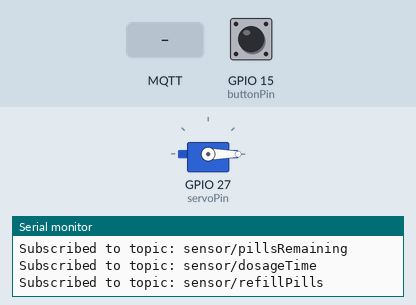
Bench run of a program on a simulated ESP32. Shown: servo, the last lines printed to the serial monitor. Inputs (shaded band) come from the test bench; at power-on: GPIO 15 (buttonPin) HIGH. WiFi joins after 1.5 s; servers stay silent unless stated; random numbers use the default seed unless the program sets one; no MQTT or app messages arrive unless stated.

Above: at 2.7 s.
2.8 s: GPIO 15 (buttonPin) pulled LOW for 3.2 s
At 3.6 s:
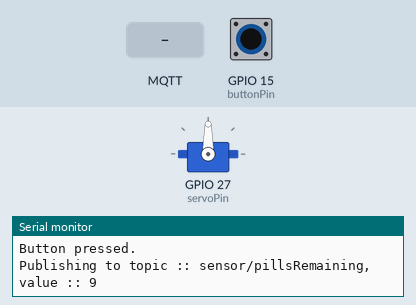
12.1 s: MQTT message "0" arrives on the third subscribed topic
At 12.35 s:
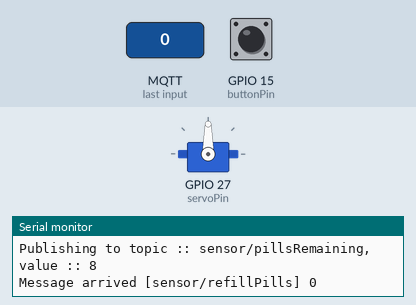
Timing chart, 0 to 15.1 s (numbered marks = the images above; inputs shaded):
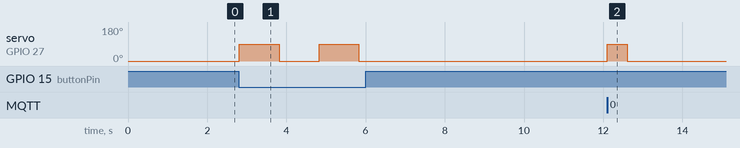

The program:

main.cpp
```cpp
#include <Arduino.h>
#include <WiFi.h>
#include <PubSubClient.h>
#include <Servo.h>
#include <WiFiClientSecure.h>

// Certificates
const char *root_ca = R"EOF(
-----BEGIN CERTIFICATE-----
MIIDQTCCAimgAwIBAgITBmyfz5m/jAo54vB4ikPmljZbyjANBgkqhkiG9w0BAQsF
ADA5MQswCQYDVQQGEwJVUzEPMA0GA1UEChMGQW1hem9uMRkwFwYDVQQDExBBbWF6
b24gUm9vdCBDQSAxMB4XDTE1MDUyNjAwMDAwMFoXDTM4MDExNzAwMDAwMFowOTEL
MAkGA1UEBhMCVVMxDzANBgNVBAoTBkFtYXpvbjEZMBcGA1UEAxMQQW1hem9uIFJv
b3QgQ0EgMTCCASIwDQYJKoZIhvcNAQEBBQADggEPADCCAQoCggEBALJ4gHHKeNXj
ca9HgFB0fW7Y14h29Jlo91ghYPl0hAEvrAIthtOgQ3pOsqTQNroBvo3bSMgHFzZM
9O6II8c+6zf1tRn4SWiw3te5djgdYZ6k/oI2peVKVuRF4fn9tBb6dNqcmzU5L/qw
IFAGbHrQgLKm+a/sRxmPUDgH3KKHOVj4utWp+UhnMJbulHheb4mjUcAwhmahRWa6
VOujw5H5SNz/0egwLX0tdHA114gk957EWW67c4cX8jJGKLhD+rcdqsq08p8kDi1L
93FcXmn/6pUCyziKrlA4b9v7LWIbxcceVOF34GfID5yHI9Y/QCB/IIDEgEw+OyQm
jgSubJrIqg0CAwEAAaNCMEAwDwYDVR0TAQH/BAUwAwEB/zAOBgNVHQ8BAf8EBAMC
AYYwHQYDVR0OBBYEFIQYzIU07LwMlJQuCFmcx7IQTgoIMA0GCSqGSIb3DQEBCwUA
A4IBAQCY8jdaQZChGsV2USggNiMOruYou6r4lK5IpDB/G/wkjUu0yKGX9rbxenDI
U5PMCCjjmCXPI6T53iHTfIUJrU6adTrCC2qJeHZERxhlbI1Bjjt/msv0tadQ1wUs
N+gDS63pYaACbvXy8MWy7Vu33PqUXHeeE6V/Uq2V8viTO96LXFvKWlJbYK8U90vv
o/ufQJVtMVT8QtPHRh8jrdkPSHCa2XV4cdFyQzR1bldZwgJcJmApzyMZFo6IQ6XU
5MsI+yMRQ+hDKXJioaldXgjUkK642M4UwtBV8ob2xJNDd2ZhwLnoQdeXeGADbkpy
rqXRfboQnoZsG4q5WTP468SQvvG5
-----END CERTIFICATE-----
)EOF";

const char *client_cert = R"EOF(
-----BEGIN CERTIFICATE-----
MIIDWjCCAkKgAwIBAgIVAPJNinp3GVRTMjD6wFP4iXodAH9FMA0GCSqGSIb3DQEB
CwUAME0xSzBJBgNVBAsMQkFtYXpvbiBXZWIgU2VydmljZXMgTz1BbWF6b24uY29t
IEluYy4gTD1TZWF0dGxlIFNUPVdhc2hpbmd0b24gQz1VUzAeFw0yNDExMjExMjA4
MjBaFw00OTEyMzEyMzU5NTlaMB4xHDAaBgNVBAMME0FXUyBJb1QgQ2VydGlmaWNh
dGUwggEiMA0GCSqGSIb3DQEBAQUAA4IBDwAwggEKAoIBAQCjQ+88W7M4BHLSuc7e
VQgNgwbPym52m5H5QEQNjiNs/dJDaZsP7N03FIfog8gbbv+Z85km1qeRUjmK9rf+
Yj/4V2VJWIoDlz81ORpnprRaycZRRSFYjilvF9CgY+wVSvQYvpRdsIUkVfJh72HF
VOpk/KPpcoDSx2d1hcwi8ka69s8x+NwOLMtgAQJq8tawiF+AY4COMyyjYF5feFvg
9oBtG/t1xwdLbNBmhKzVvwnJ8KBWGtsCzk+dHcIQGsK5OWjV9V4QG5ouAmQdTWaf
JwDfqXzSbOWK6Ka7Uzrwk7GRtO89O3Fd8nOGEl1hC3pHVQjYyrUxZ8Y4QBmYU0PD
GbmXAgMBAAGjYDBeMB8GA1UdIwQYMBaAFDYP9Kn+GynEbQYfyJjFEQpE6rZmMB0G
A1UdDgQWBBRYFm6JbDqpjSRrV+x++0QYiPqwwjAMBgNVHRMBAf8EAjAAMA4GA1Ud
DwEB/wQEAwIHgDANBgkqhkiG9w0BAQsFAAOCAQEAIeaWM4BmcpjISuMlIAqVkvh0
zuma3uPL+/zK3LJIVKREXq8ncdIx4CyGXMwwJiRNO+DfHjfLrKtg55Qe3DtOjUya
GZ1cb1bLrXj2qZowgwzJcA7E0zRm82X2pliRulK31tq5qnXW3l37ATV7mWQAK5Tj
O9eTYcB6Q2zEOHZjFsfK2Gi8Ixwn16rziE+D0H7AFukviMTAzizRhmO7pFuyXRRT
u+LNok4M696QVD8+l5GUvYmu1yyzAPusya8YJC+7z9yy2t+XJZVih1EfLB9KuwQr
4j0KCXjR8RF4YyESV2U0AKaLdtgNU0wYeZgKbH+HXYEWsWbUKTfVzuC2P4iB4A==
-----END CERTIFICATE-----
)EOF";

const char *client_key = R"EOF(
-----BEGIN RSA PRIVATE KEY-----
MIIEowIBAAKCAQEAo0PvPFuzOARy0rnO3lUIDYMGz8pudpuR+UBEDY4jbP3SQ2mb
D+zdNxSH6IPIG27/mfOZJtankVI5iva3/mI/+FdlSViKA5c/NTkaZ6a0WsnGUUUh
WI4pbxfQoGPsFUr0GL6UXbCFJFXyYe9hxVTqZPyj6XKA0sdndYXMIvJGuvbPMfjc
DizLYAECavLWsIhfgGOAjjMso2BeX3hb4PaAbRv7dccHS2zQZoSs1b8JyfCgVhrb
As5PnR3CEBrCuTlo1fVeEBuaLgJkHU1mnycA36l80mzliuimu1M68JOxkbTvPTtx
XfJzhhJdYQt6R1UI2Mq1MWfGOEAZmFNDwxm5lwIDAQABAoIBAHRuUSEZQEEVoxE2
YxnZSAnixCvRcF9zaHF5bE7Ca+8hQB7FJEkCIWxTXuzpdf5idTPELhctg4i2O8Un
V2W5iWdAZEIfOyV+ahw5oeQDVaFdPendQ/+UOmY4dJa9S7KPpm4zEzmRVhHonRdM
kMwaV6I3LWmhN8+ZVuXPyhmt79UKZFoo9F9udDx+QEKRashEUddoFLdPn0teWiLw
rNCt2WKlZBg0jIdyZNjKsLgjgXrbdvd6ZmoLFlC9WJWFTosdMAgj5H+LAsjYhwIg
SMPGI74H3O2P2WFGBzTK49DQ3XADPAw6c38FO6PoCZIJH7zXdvwCmKitDv4lNthx
Q1qlrZkCgYEA0igMRT+JhGBFhheFS08WIxeBhoaHlIxajY147oVWjl8FwclF9X/g
agPa2ONLin7eos+jmOUzsNj07Grw7a5Vqf7Ckz7zPUmIaG7nTWNyqyz99isXexLz
qxAMFGjr71DRonAwnmk9bGnslUPNFsjxYrGMB2GkxJ4H3UTfITOvcFMCgYEAxuFO
oJDelABZQRaR00Hx3wJy/eJKTj4tcqUOZf6IH6so3zoN++xzs1IeV3TRpVlAcK2d
4WMC+CMtyM6GOFuGV9GbONRTijVSc/7bCZVz/8ndHn9YDQW/7QBb2LPJ+Dk6Cmwt
GReYNQ3aaiuA0g0JoMFiAUDxq6jz8Vdpy2+tuS0CgYBaW6G6/HCSHBqIZwCGusBX
4jlsr9cHhblBd3xxgZ8Po8eD5JhRz+ObcYDdFA1cxOPQuNosWQ/6j63vIKPqbbSj
XMgoKz7GMSGXVWfaHFInSzb+atSztBhUipfHBr26rdMUtowQ8EranEh+fSJnE4rF
1nTQj6kaaKAVARG24tQhxQKBgG4/dADajihpUREd29TKl7RSfUB0c1CQc008ZpDv
2rIDhfLJEft3hmP/v8YnghgxM+HCvOS2qGy5w6WvpwQS6JRCI9QLEAxrpruaqf3U
FavUUXmYik0dxNky+7dTY0DxKFWixhVE2SF//nYgi5bll1LAIP4k7FOGo0REeudF
j345AoGBAMyCvDRU/6UvyZL6l9qEGREWgX4u6oljX+DoFIa9FhYE5axDIdplz0un
Fy+aXC6G09mOVLtnOc416EjurCeOorrWMDShrLrLsHwWvjM1UfW/LH/n4OAeD0cU
2Tm+6HZntBpku6m0RfgouRAznEULNdaI1duvfooyuZHlkAoU1GH1
-----END RSA PRIVATE KEY-----
)EOF";

// Wifi Credentials (Connect Laptop to Wifi, and Phone if viewing Node Red on Phone)
// const char *ssid = "PhoPhone";
// const char *password = "i82fxb88ksrmo";
const char *ssid = "지현";
const char *password = "hotdog23";

// MQTT broker ID
const char *mqttBroker = "a2qrzuxbj02fml-ats.iot.us-east-2.amazonaws.com";
const int mqttPort = 8883;

// MQTT topics
const char *pillsTopic = "sensor/pillsRemaining";
const char *dosageTimeTopic = "sensor/dosageTime";
const char *notificationTopic = "sensor/notification";
const char *refillTopic = "sensor/refillPills";

// MQTT Client
WiFiClientSecure espClient;
// WiFiClient espClient;
PubSubClient client(espClient);

// Servo and Button
Servo servo;
const int buttonPin = 15;
const int servoPin = 27;
const int resetPin = 17;
int servoPosition = 0;

// Variables
int pillsRemaining = 10;
int dosageTimeHours = 6; // Default dosage time in hours
unsigned long lastNotificationMillis = 0;
unsigned long notificationIntervalMillis = 0; // Will be calculated based on dosageTimeHours
unsigned long debounceDelay = 200;
unsigned long lastButtonPress = 0;

#define MSG_BUFFER_SIZE (5)

// Cycle time
unsigned long previousMillis = 0;
const int interval = 2000;

// Callback function whenever an MQTT message is received
void callback(char *topic, byte *payload, unsigned int length)
{
  Serial.print("Message arrived [");
  Serial.print(topic);
  Serial.print("] ");
  String message;
  for (int i = 0; i < length; i++)
  {
    Serial.print(message += (char)payload[i]);
  }
  Serial.println();

  if (strcmp(topic, pillsTopic) == 0)
  {
    pillsRemaining = atoi((char *)payload);
    Serial.printf("Updated pills remaining: %d\n", pillsRemaining);
  }
  else if (strcmp(topic, dosageTimeTopic) == 0)
  {
    dosageTimeHours = atoi((char *)payload);
    notificationIntervalMillis = dosageTimeHours * 3600000; // Convert hours to milliseconds
    Serial.printf("Updated dosage time: %d hours\n", dosageTimeHours);
  }
  else if (strcmp(topic, refillTopic) == 0)
  {
    servo.write(90);
    delay(500);
    servo.write(0);
    delay(500);
    // // Increment servo position by 90 degrees
    // servoPosition += 90;

    // // Reset position if it exceeds 360 degrees
    // if (servoPosition > 360)
    // {
    //   servoPosition = 0;
    // }

    // servo.write(servoPosition);
    // delay(1000);

    // // Increment servo position by 90 degrees
    // servoPosition += 90;

    // // Reset position if it exceeds 360 degrees
    // if (servoPosition > 360)
    // {
    //   servoPosition = 0;
    // }

    Serial.printf("Refilling pills\n");
  }
}

void reconnect()
{
  // Loop until we're reconnected
  while (!client.connected())
  {
    Serial.print("Attempting MQTT connection...");

    // Client ID
    String clientId = "iotconsole-9e75787a-e5c9-40f7-9d3c-c21cd4914d17";
    clientId += String(random(0xffff), HEX);

    // Attempt to connect
    if (client.connect(clientId.c_str()))
    {
      Serial.println("MQTT Broker connected!");
      client.subscribe(pillsTopic);
      Serial.printf("Subscribed to topic: %s\n", pillsTopic);
      client.subscribe(dosageTimeTopic);
      Serial.printf("Subscribed to topic: %s\n", dosageTimeTopic);
      client.subscribe(refillTopic);
      Serial.printf("Subscribed to topic: %s\n", refillTopic);
    }
    else
    {
      Serial.print("failed, rc=");
      Serial.print(client.state());
      Serial.println(" try again in 5 seconds");
      // Wait 5 seconds before retrying
      delay(5000);
    }
  }
}

void publishMessage(const char *topic, float value)
{
  char msgBuffer[MSG_BUFFER_SIZE];
  snprintf(msgBuffer, MSG_BUFFER_SIZE, "%g", value);
  Serial.printf("Publishing to topic :: %s, value :: %s", topic, msgBuffer);
  Serial.println("");
  client.publish(topic, msgBuffer);
}

// Connect to Wifi
void setup_wifi()
{
  delay(10);
  Serial.println();
  Serial.print("Connecting to ");
  Serial.println(ssid);

  WiFi.mode(WIFI_STA);
  WiFi.begin(ssid, password);

  while (WiFi.status() != WL_CONNECTED)
  {
    delay(500);
    Serial.print(".");
  }

  Serial.println("");
  Serial.println("WiFi connected");
  Serial.println("IP address: ");
  Serial.println(WiFi.localIP());
}

void setup()
{
  Serial.begin(9600);
  // Setup the wifi
  setup_wifi();

  // setup the mqtt server and callback
  espClient.setCACert(root_ca);
  espClient.setCertificate(client_cert);
  espClient.setPrivateKey(client_key);
  client.setServer(mqttBroker, mqttPort);
  client.setCallback(callback);
  client.setKeepAlive(30);

  pinMode(buttonPin, INPUT_PULLUP);
  servo.attach(servoPin);
  servo.write(0); // Start position

  notificationIntervalMillis = dosageTimeHours * 3600000;
}

void loop()
{
  if (!client.connected())
  {
    reconnect();
  }

  client.loop();

  unsigned long currentMillis = millis();

  // Handle button press
  if (digitalRead(buttonPin) == LOW && (currentMillis - lastButtonPress > debounceDelay))
  {
    Serial.println("Button pressed.");
    lastButtonPress = currentMillis;

    if (pillsRemaining > 0)
    {
      pillsRemaining--;
      publishMessage(pillsTopic, pillsRemaining);

      servo.write(90);
      delay(1000);
      servo.write(0);
      delay(1000);
      // servo.write(servoPosition);
      // delay(500);

      // // Increment servo position by 90 degrees
      // servoPosition += 90;

      // // Reset position if it exceeds 360 degrees
      // if (servoPosition > 360)
      // {
      //   servoPosition = 0;
      // }
    }
    else
    {
      Serial.println("No pills remaining!");
    }

  }

  // // Handle dosage time notification
  // if (currentMillis - lastNotificationMillis >= notificationIntervalMillis)
  // {
  //   lastNotificationMillis = currentMillis;
  //   client.publish(notificationTopic, "Time to take your dosage!");
  //   Serial.println("Notification sent!");
  // }
}
```

Measured:
- after the input at 2.8 s, servo on GPIO 27 (servoPin): alternates 90° for 1.0 s and 0° for 1.0 s, 4 changes in all, then stays 0°, starting at once
- after the input at 12.1 s, servo on GPIO 27 (servoPin): 0° → 90° at once, → 0° 0.50 s later
